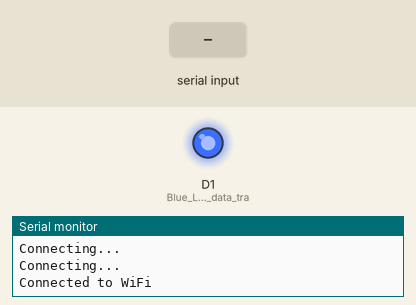
Bench run of a sketch on a simulated ESP8266 (NodeMCU). Shown: output pins drawn as LEDs (lit = HIGH), the last lines printed to the serial monitor. The inputs (shaded band) are chosen by the test bench. WiFi joins after 1.5 s; servers stay silent unless stated; web services answer with replies made up by the test bench.

Above: at 4.2 s.
4.3 s: "1\n" received over Serial
At 7.0 s:
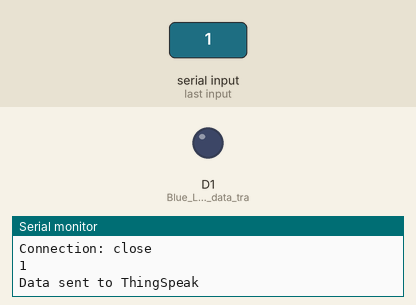
Timing chart, 0 to 8.5 s (numbered marks = the images above; inputs shaded):
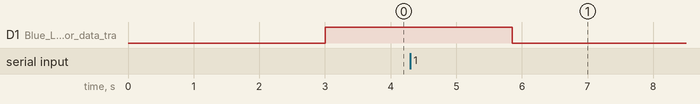

Measured:
- after the input at 4.3 s, D1 (Blue_LED_pin_for_data_tra): HIGH → LOW after 1.6 s

The sketch:

nodemcu_3.ino
```cpp
#include <ESP8266WiFi.h>
#include <WiFiClient.h>
#include <ESP8266HTTPClient.h>

const char* ssid = "vivo_T1";
const char* password = "22222222";
const char* server = "api.thingspeak.com";
const String apiKey = "JWSPABYH1818VU2A";

WiFiClient client;

void setup() {
  Serial.begin(9600);
  delay(1000);

  WiFi.begin(ssid, password);
  Serial.println("Connecting to WiFi...");
  pinMode(D1, OUTPUT); // Blue LED pin for data transmission status
  digitalWrite(D1, LOW); // Ensure LED is off initially

  while (WiFi.status() != WL_CONNECTED) {
    delay(1000);
    Serial.println("Connecting...");
  }

  Serial.println("Connected to WiFi");
  digitalWrite(D1, HIGH); // Turn on Green LED when connected (can be the existing Wi-Fi LED)
}

void loop() {
  if (Serial.available() > 0) {
    String data = Serial.readStringUntil('\n');
    sendDataToThingSpeak(data);
  }
}

void sendDataToThingSpeak(String data) {

  Serial.println("Data to be sent: ");
  Serial.println(data);

  if (client.connect(server, 80)) {

    // testing
    Serial.println("Sending HTTP request:");
    Serial.print("POST /update HTTP/1.1\n");
    Serial.print("Host: api.thingspeak.com\n");
    Serial.print("Connection: close\n");
    Serial.print("X-THINGSPEAKAPIKEY: " + apiKey + "\n");
    Serial.print("Content-Type: application/x-www-form-urlencoded\n");
    Serial.print("Content-Length: ");
    Serial.print(data.length());
    Serial.print("\n\n");
    Serial.print(data);
    Serial.print("\n\n");

    // send the actual HTTP request
    client.print("POST /update HTTP/1.1\n");
    client.print("Host: api.thingspeak.com\n");
    client.print("Connection: close\n");
    client.print("X-THINGSPEAKAPIKEY: " + apiKey + "\n");
    client.print("Content-Type: application/x-www-form-urlencoded\n");
    client.print("Content-Length: ");
    client.print(data.length());
    client.print("\n\n");
    client.print(data);

    // Wait for server to respond
    unsigned long timeout = millis();
    while (client.connected() && millis() - timeout < 10000) {
      if (client.available()) {
        String line = client.readStringUntil('\n');
        Serial.println(line);  // Print server response for debugging
      }
    }

    client.stop(); // stop client connection
    Serial.println("Data sent to ThingSpeak");

    // Indicate successful data transmission
    digitalWrite(D1, HIGH);
    delay(100); // Briefly turn on the LED
    digitalWrite(D1, LOW);
  } else {
    Serial.println("Failed to connect to ThingSpeak");
    // Keep the LED off if data transmission fails
    digitalWrite(D1, LOW);
  }
}
```
